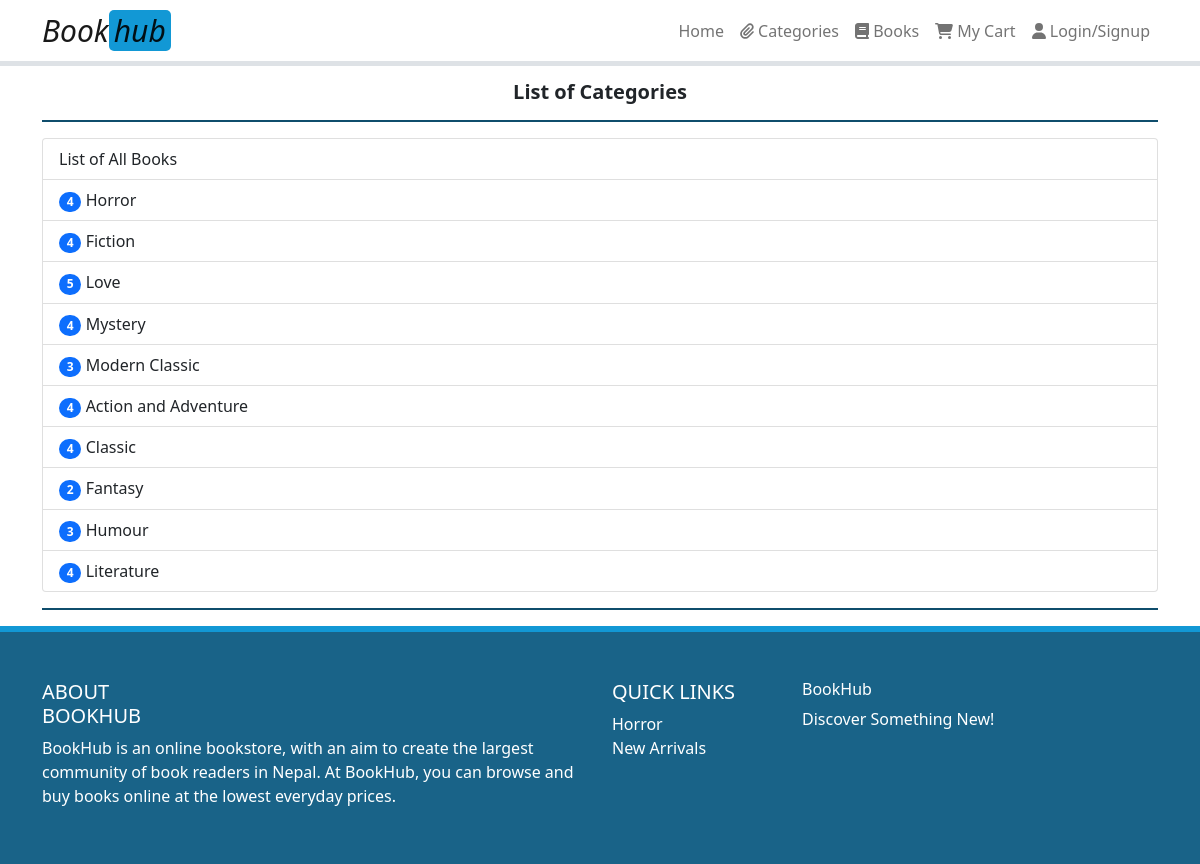
Page /category_list.php on the committed database.
### tables this page shows
CREATE TABLE `category` (
  `categoryid` int(10) UNSIGNED NOT NULL,
  `category_name` varchar(60) NOT NULL
);

### category_list.php (the view, shortened to what this page needs)
<?php
	$conn = db_connect();
	$query = "SELECT * FROM category ORDER BY categoryid";
	$result = mysqli_query($conn, $query);
	require "./template/header.php";
?>
	<div class="h5 fw-bolder text-center">List of Categories</div>
	<hr class="underline" style="height:2px;opacity:1">
	<div class="list-group">
		<a class="list-group-item list-group-item-action" href="books.php">
			List of All Books
		</a>
	<?php
		while($row = mysqli_fetch_assoc($result)){
			$count = 0;
			$query = "SELECT categoryid FROM books";
			$result2 = mysqli_query($conn, $query);
			while ($pubInBook = mysqli_fetch_assoc($result2)){
				if($pubInBook['categoryid'] == $row['categoryid']){
					$count++;
				}
			}
	?>
		<a class="list-group-item list-group-item-action" href="bookPerCat.php?catid=<?php echo $row['categoryid']; ?>">
			<span class="badge badge-primary bg-primary rounded-pill"><?php echo $count; ?></span>
			<?php echo $row['category_name']; ?>
		</a>
	<?php } ?>
	</div>
<?php
	require "./template/footer.php";
?>

### rows in the picture
category: count "4", category_name "Horror"
category: count "4", category_name "Fiction"
category: count "5", category_name "Love"
category: count "4", category_name "Mystery"
category: count "3", category_name "Modern Classic"
category: count "4", category_name "Action and Adventure"
category: count "4", category_name "Classic"
category: count "2", category_name "Fantasy"
category: count "3", category_name "Humour"
category: count "4", category_name "Literature"
